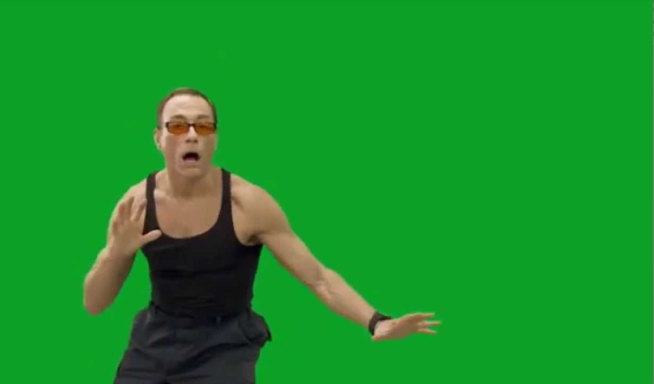
#> input picture res/vandam.png, 654 x 384 px
$ python find_face.py
#> lines starting #> are read from the running program, lines starting #| are printed output that depends on the picture; after the words box and inside, x2 and y2 are one past the last pixel; in counts of white or black regions, pixels touching at a corner belong together
import cv2

img = cv2.imread("../res/vandam.png")
#> img is the input picture: shape (384, 654, 3); mean B, G, R 42, 146.8, 25.2
gray = cv2.cvtColor(img, cv2.COLOR_BGR2GRAY)
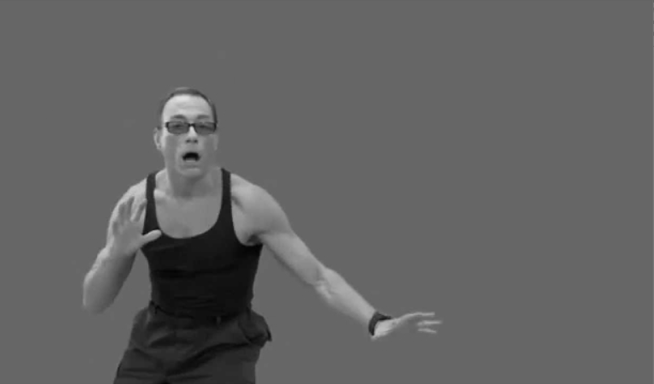
#> gray: shape (384, 654); min 3, max 224, mean 98.6


face = cv2.CascadeClassifier("../haarcascades/haarcascade_frontalface_default.xml")

faces = face.detectMultiScale(gray, 1.5, 4, 0, (30, 30))
#> faces = [[151, 94, 81, 81]]

for (x, y, w, h) in faces:
    cv2.rectangle(img, (x, y), (x + w, y + h), (255, 0, 0), 2)
#> this loop made 1 pass
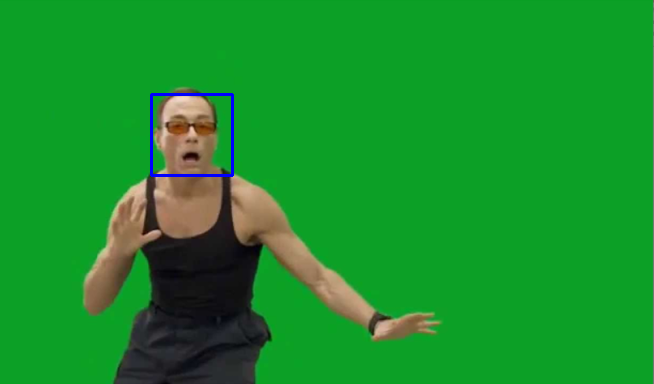
#> img: shape (384, 654, 3); 0.39% of pixels changed, all inside (x1, y1, x2, y2) = (150, 93, 234, 177)

cv2.imshow("test", img)
cv2.waitKey(0)
